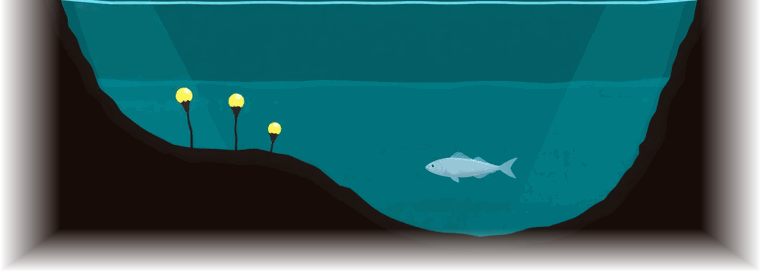
#> input picture assets/lake2.png, 760 x 271 px
$ python -i build_rock_review.py   (imports and definitions only)
#> lines starting #> are read from the running program, lines starting #| are printed output that depends on the picture
#!/usr/bin/env python3
"""Build the review set for docs/rock-review.html — downscaled thumbs + an index.

Why thumbs: the longlist is ~100 renders at up to 4 MP (44 MB for the crystal batch alone).
Triage doesn't need full res, and the tool has to be HOSTED for the owner to use it.

Where they go: `assets/rock_options/review/`. That path sits under a `*_options` folder, which
build.mjs's asset copy already excludes — so these never reach `dist/assets/` and therefore never
reach the itch zip (which ships only index.html + assets/). build.mjs copies this folder
separately to `dist/review-thumbs/`, a dist-ROOT folder, exactly like the owner-tool HTML pages.

Re-run any time new renders land: `python3 scripts/build_rock_review.py`
"""
import json
from pathlib import Path
from PIL import Image

ROOT = Path(__file__).resolve().parents[1]
OPT = ROOT / "assets" / "rock_options"
OUT = OPT / "review"
LONG_SIDE = 620
QUALITY = 82
SOIL = (0x4a, 0x37, 0x21)          # game soil (config.js soilTop..soilMid), for cutouts

# (group id, human label, note, iterable of source paths)
# [51 lines left out: function sets, not called in this run]

def has_alpha(im):
    if im.mode not in ("RGBA", "LA"):
        return False
    a = im.getchannel("A")
    return a.getextrema()[0] < 250

def content_box(im, alpha):
    """Bounding box of the actual rock, so the thumb isn't mostly empty frame.

    Several raw batches put a small rock in a big black field (measured: the rock is ~10% of the
    pixels), which reviews as an almost-blank tile. Cutouts use the alpha bbox; opaque renders key
    off the border luminance. Returns None when the result looks implausible, so a full-frame
    render is never cropped to junk.
    """
    w, h = im.size
    if alpha:
        box = im.getchannel("A").point(lambda v: 255 if v > 8 else 0).getbbox()
    else:
        L = im.convert("L")
        lp = L.load()
        edge = []
        for x in range(0, w, max(1, w // 120)):
            edge += [lp[x, 1], lp[x, h - 2]]
        for y in range(0, h, max(1, h // 120)):
            edge += [lp[1, y], lp[w - 2, y]]
        edge.sort()
        bg = edge[len(edge) // 2]
        box = L.point(lambda v: 255 if abs(v - bg) > 18 else 0).getbbox()
    if not box:
        return None
    bw, bh = box[2] - box[0], box[3] - box[1]
    if bw * bh < 0.02 * w * h:            # nothing meaningful found
        return None
    pad = round(max(bw, bh) * 0.03)
    return (max(0, box[0] - pad), max(0, box[1] - pad), min(w, box[2] + pad), min(h, box[3] + pad))

def thumb(src, dest):
#> called with src = '../assets/lake2.png', dest = 'out.png'
    im = Image.open(src)
#> im is the input picture: PIL image 760x271 RGBA; mean R, G, B, A 15.5, 63.6, 65.5, 217.1
    im.load()
    ow, oh = im.size                   # ORIGINAL render size — what the index reports
#> ow = 760; oh = 271
    alpha = has_alpha(im)
#> in has_alpha, `a = im.getchannel("A")`:
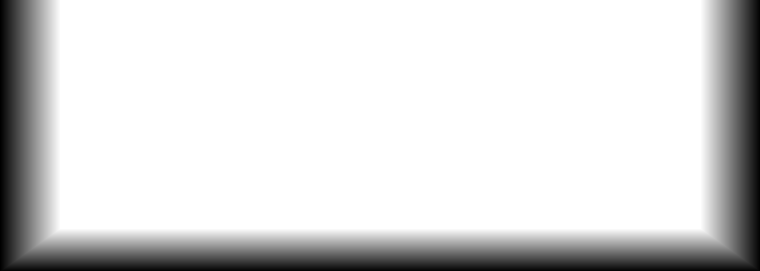
#> a: PIL image 760x271 L; min 0, max 255, mean 217.1
#> alpha = True
    if alpha:
        im = im.convert("RGBA")
        box = content_box(im, True)
#> in content_box, `box = im.getchannel("A").point(lambda v: 255 if v > 8 else 0).getbbox()`: box = (3, 0, 758, 270)
#> in content_box, `bw, bh = box[2] - box[0], box[3] - box[1]`: bw = 755; bh = 270
#> in content_box, `pad = round(max(bw, bh) * 0.03)`: pad = 23
#> box = (0, 0, 760, 271)
        if box: im = im.crop(box)
        bg = Image.new("RGBA", im.size, SOIL + (255,))
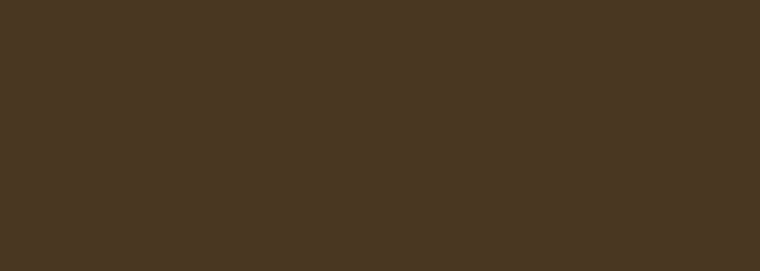
#> bg: PIL image 760x271 RGBA; mean R, G, B, A 74, 55, 33, 255
        bg.alpha_composite(im)
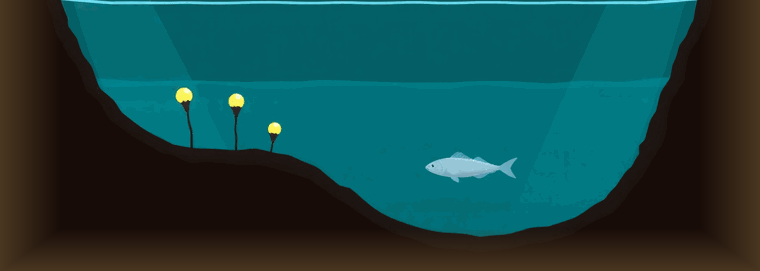
#> bg: PIL image 760x271 RGBA; mean R, G, B, A 22.9, 69.9, 69.1, 255
        im = bg.convert("RGB")
#> im: PIL image 760x271 RGB
    else:
        im = im.convert("RGB")
        box = content_box(im, False)
        if box: im = im.crop(box)
    w, h = im.size
#> w = 760; h = 271
    sc = LONG_SIDE / max(w, h)
#> sc = 0.816
    if sc < 1:
        im = im.resize((max(1, round(w * sc)), max(1, round(h * sc))), Image.LANCZOS)
#> im: PIL image 620x221 RGB
    im.save(dest, "JPEG", quality=QUALITY, optimize=True)
    return {"w": ow, "h": oh, "alpha": alpha, "trimmed": (w, h) != (ow, oh)}

# [23 lines left out: function main, not called in this run]

# [2 lines not run here, left out]

>>> result = thumb('../assets/lake2.png', 'out.png')
#> result = {'w': 760, 'h': 271, 'alpha': True, 'trimmed': False}
